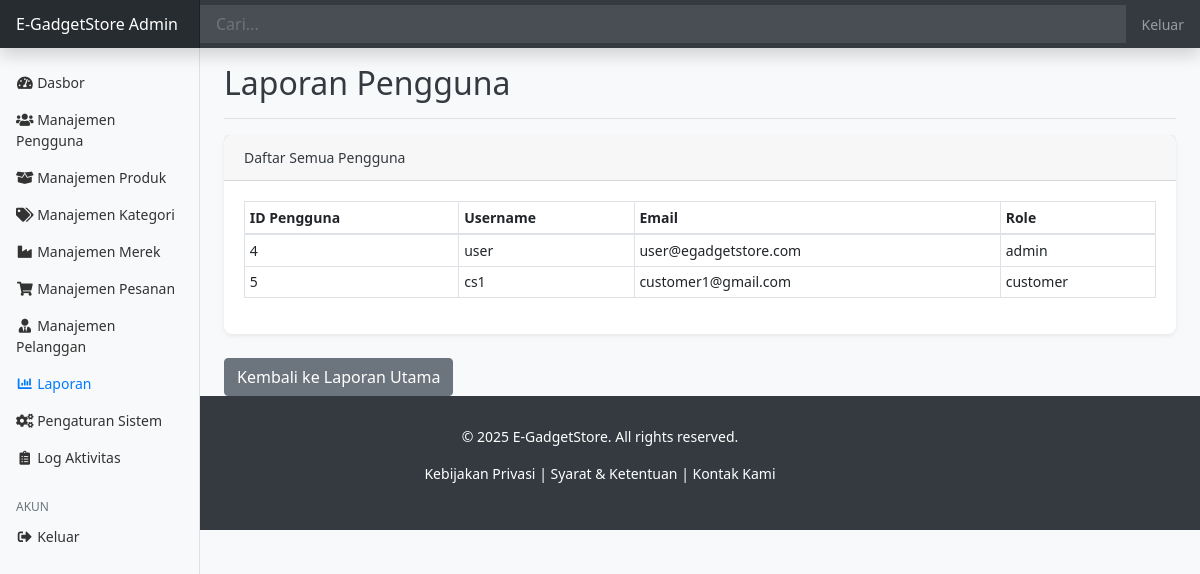
/toko_elektronik/admin/reports/user_report.php (signed in), run on the app's committed database.
### tables this page shows
CREATE TABLE `users` (
  `user_id` int(11) NOT NULL,
  `username` varchar(50) NOT NULL,
  `email` varchar(100) NOT NULL,
  `password` varchar(255) NOT NULL,
  `role` enum('admin','customer') NOT NULL DEFAULT 'customer',
  `created_at` timestamp NOT NULL DEFAULT current_timestamp()
);

### toko_elektronik/admin/reports/user_report.php (the view, shortened to what this page needs)
<?php
require_once '../../config/database.php';
$users_report = [];
try {
    $stmt = $pdo->query("SELECT user_id, username, email, role FROM users ORDER BY user_id ASC");
    $users_report = $stmt->fetchAll(PDO::FETCH_ASSOC);
} catch (PDOException $e) {
    $error_message = "Error database: " . $e->getMessage();
}
include_once '../../includes/header.php';
?>
<div class="container-fluid">
    <div class="row">
        <?php include_once '../../includes/sidebar.php'; ?>
        <main role="main" class="col-md-9 ml-sm-auto col-lg-10 px-md-4">
            <div class="d-flex justify-content-between flex-wrap flex-md-nowrap align-items-center pt-3 pb-2 mb-3 border-bottom">
                <h1 class="h2">Laporan Pengguna</h1>
            </div>
            <div class="card mb-4">
                <div class="card-header">
                    Daftar Semua Pengguna
                </div>
                <div class="card-body">
                    <div class="table-responsive">
                        <table class="table table-bordered table-sm">
                            <thead>
                                <tr>
                                    <th>ID Pengguna</th>
                                    <th>Username</th>
                                    <th>Email</th>
                                    <th>Role</th>
                                </tr>
                            </thead>
                            <tbody>
                                <?php if (count($users_report) > 0): ?>
                                    <?php foreach ($users_report as $user): ?>
                                        <tr>
                                            <td><?php echo htmlspecialchars($user['user_id']); ?></td>
                                            <td><?php echo htmlspecialchars($user['username']); ?></td>
                                            <td><?php echo htmlspecialchars($user['email']); ?></td>
                                            <td><?php echo htmlspecialchars($user['role']); ?></td>
                                        </tr>
                                    <?php endforeach; ?>
                                <?php else: ?>
                                    <tr>
                                        <td colspan="4">Tidak ada data pengguna.</td>
                                    </tr>
                                <?php endif; ?>
                            </tbody>
                        </table>
                    </div>
                </div>
            </div>
            <a href="index.php" class="btn btn-secondary">Kembali ke Laporan Utama</a>
        </main>
    </div>
</div>
<?php include_once '../../includes/footer.php'; ?>

### toko_elektronik/assests/css/style.css (style rules this page uses)
body { font-family: 'Segoe UI', Tahoma, Geneva, Verdana, sans-serif; background-color: #f8f9fa; color: #343a40; }
.card { border: none; border-radius: .5rem; box-shadow: 0 .125rem .25rem rgba(0,0,0,.075); transition: transform 0.2s ease-in-out; }
.table th, .table td { vertical-align: middle; }

### toko_elektronik/includes/header.php (style rules this page uses)
body { font-size: .875rem; }

### data on the page
users: user_id "4", username "user", email "user@egadgetstore.com", role "admin"
users: user_id "5", username "cs1", email "customer1@gmail.com", role "customer"
